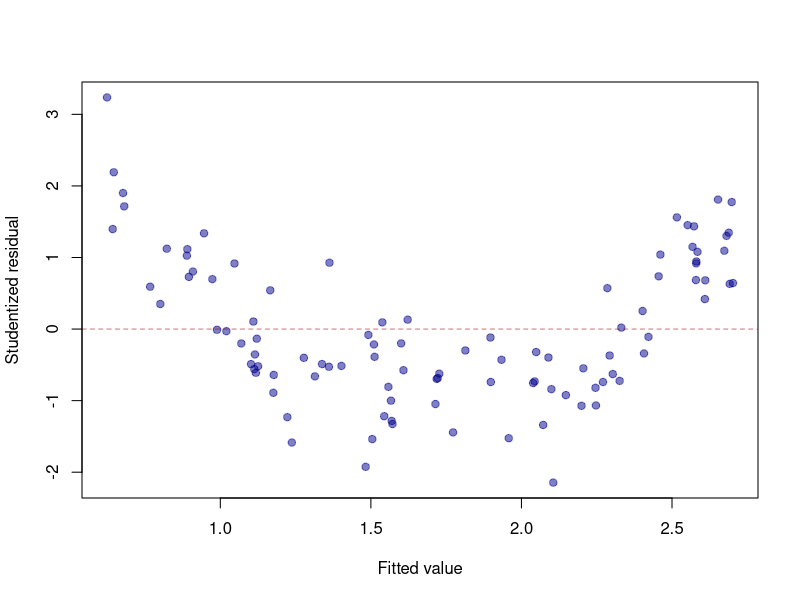
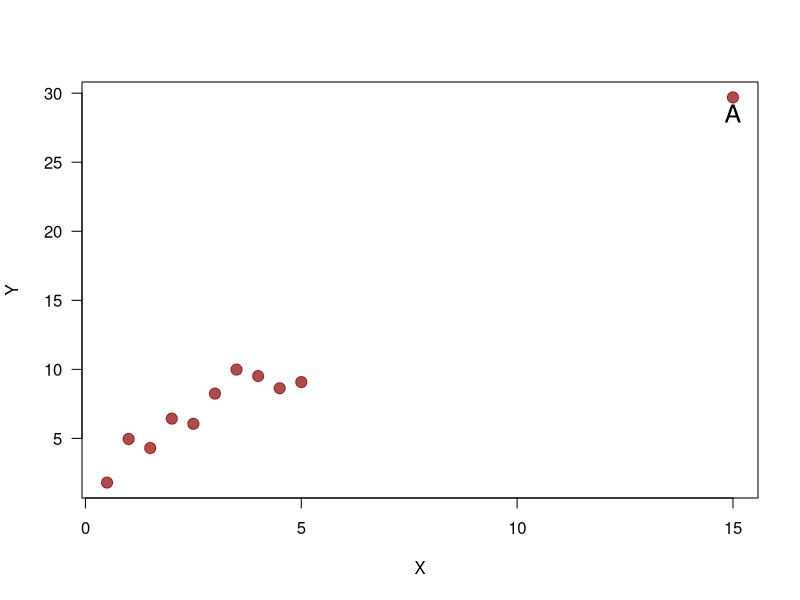
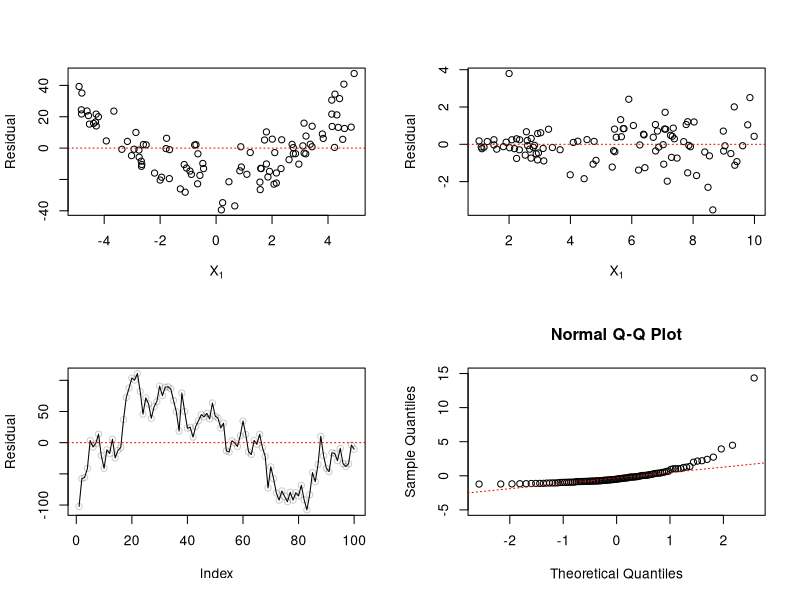

These figures' R source, in order:
## ---- chunk 1
knitr::opts_chunk$set(echo = TRUE)
## ---- chunk 2
set.seed(7051)
x <- runif(100, min = 0, max = 1)
y <- rnorm(100, mean = 1 + 2*x^2, sd = 0.1)
fit <- lm(y ~ x)
plot(fitted(fit), rstudent(fit), pch = 19, 
     xlab = "Fitted value", ylab = "Studentized residual",
     col = adjustcolor("darkblue", alpha.f = 0.5))
abline(h = 0, lty = 2, col = adjustcolor("darkred", alpha.f = 0.5))
## ---- chunk 3
set.seed(7051)
x <- c(1:10/2, 15)
y <- rnorm(length(x), mean = 1 + 2*x, sd = 1)
plot(x, y, pch = 19, cex = 1.5, col = adjustcolor("darkred", alpha.f = 0.7), 
     las = 1, xlab = "X", ylab = "Y")
text(x[11], y[[11]], label = "A", pos = 1, cex = 1.5)
## ---- chunk 4
summary(lm(mpg ~ cyl + disp + hp + wt, data = mtcars))
## ---- chunk 5
# Simualated data sets
set.seed(101)
n <- 100
df1 <- tibble::tibble(
  x = runif(n, min = -5, max = 5),
  y = 1 + 2*x^2 + rnorm(n, sd = 10)
)
df2 <- tibble::tibble(
  x = runif(n, min = 1, max = 10),
  y = 1 + 4*x + rnorm(n, sd = 2*x)
)
df2 <- rbind(df2, data.frame(x = 2, y = 50))
df3 <- tibble::tibble(
  x = runif(n, min = 1, max = 10),
  y = 1 + 4*x + arima.sim(list(order = c(1,0,0), ar = 0.99), n = n, sd = 20)
)
df4 <- tibble::tibble(
  x = runif(n, min = 1, max = 10),
  y = 1 + 4*x + rlnorm(n, sd = 0.9)
)

# Fitted models
fit1 <- lm(y ~ x, data = df1)
fit2 <- lm(y ~ x, data = df2)
fit3 <- lm(y ~ x, data = df3)
fit4 <- lm(y ~ x, data = df4)

# Residuals
r1 <- residuals(fit1)
r2 <- rstandard(fit2)
r3 <- residuals(fit3)
r4 <- residuals(fit4)

# Residual plots
par(mfrow = c(2, 2))
plot(df1$x, r1, xlab = expression(X[1]), ylab = "Residual")
abline(h = 0, lty = "dotted", col = "red2")
plot(df2$x, r2, xlab = expression(X[1]), ylab = "Residual")
abline(h = 0, lty = "dotted", col = "red2")
plot(residuals(fit3), xlab = "Index", ylab = "Residual", type = "l")
points(residuals(fit3), col = adjustcolor("black", alpha.f = 0.2))
abline(h = 0, lty = "dotted", col = "red2")
qqnorm(r4, ylim = c(-5, 15))
qqline(r4, lty = "dotted", col = "red2")
